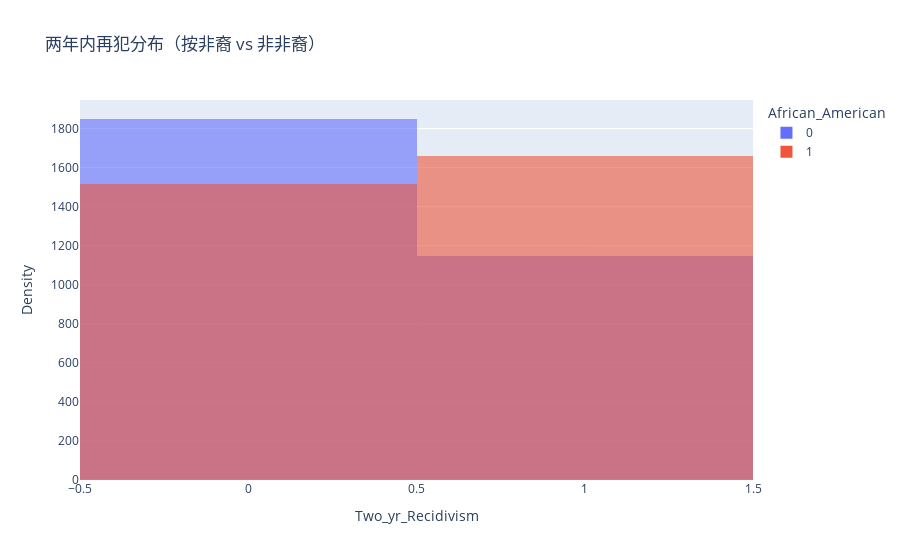
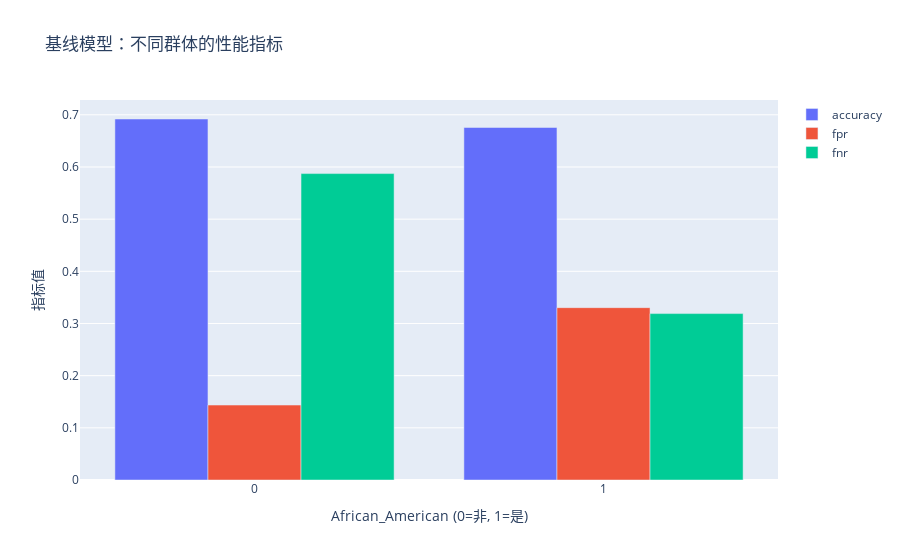
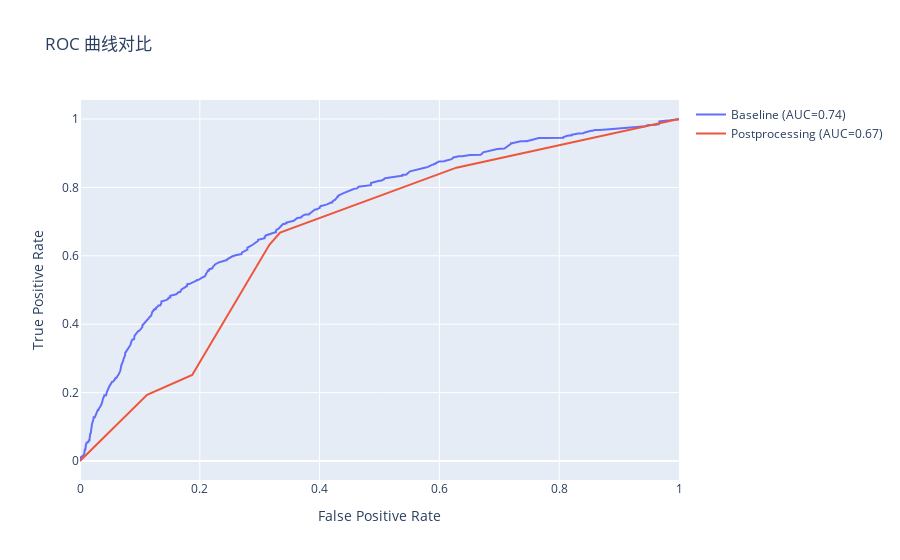
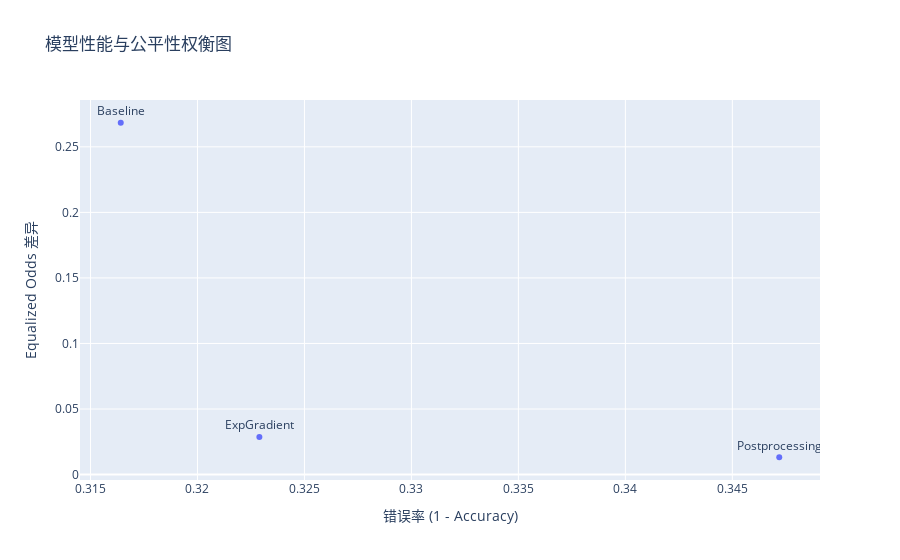

These figures' notebook cell, in order:
### Markdown cell above
## 3. 可视化：Plotly 图表

我们展示几类图：
1. **分布图**：`Two_yr_Recidivism` 在不同群体中的分布
2. **柱状图**：基线模型在不同群体下的准确率、FPR、FNR
3. **ROC 曲线**：比较基线模型和后处理模型
4. **散点图**：模型的性能（错误率）与公平性（Equalized Odds）权衡

在 Jupyter Notebook 中，Plotly 可以用 `fig.show()` 直接在单元格中交互显示。

### Code cell
# ============== (A) 分布图 ==============
fig_dist = px.histogram(
    data, x="Two_yr_Recidivism", color=sensitive_name, barmode="overlay",
    histnorm='density', opacity=0.6,
    title="两年内再犯分布（按非裔 vs 非非裔）"
)
fig_dist.update_layout(xaxis_title="Two_yr_Recidivism", yaxis_title="Density")
fig_dist.show()

# ============== (B) 柱状图：基线模型的分组指标 ==============
group_metrics = metric_frame_baseline.by_group.reset_index()
fig_bar = go.Figure()
for metric in ["accuracy", "fpr", "fnr"]:
    fig_bar.add_trace(go.Bar(
        x=group_metrics[sensitive_name].astype(str),
        y=group_metrics[metric],
        name=metric
    ))
fig_bar.update_layout(
    barmode="group",
    title="基线模型：不同群体的性能指标",
    xaxis_title=f"{sensitive_name} (0=非, 1=是)",
    yaxis_title="指标值"
)
fig_bar.show()

# ============== (C) ROC 曲线：基线 vs 后处理 ==============
fpr_baseline, tpr_baseline, _ = roc_curve(y_test, y_pred_proba_baseline)

# 如果后处理模型有概率
if np.any(y_pred_proba_post):
    fpr_post, tpr_post, _ = roc_curve(y_test, y_pred_proba_post)
else:
    fpr_post, tpr_post = [], []

fig_roc = go.Figure()
fig_roc.add_trace(go.Scatter(
    x=fpr_baseline, y=tpr_baseline, mode='lines',
    name=f"Baseline (AUC={auc_baseline:.2f})"
))
if len(fpr_post) > 0:
    fig_roc.add_trace(go.Scatter(
        x=fpr_post, y=tpr_post, mode='lines',
        name=f"Postprocessing (AUC={auc_post:.2f})"
    ))
fig_roc.update_layout(
    title="ROC 曲线对比",
    xaxis_title="False Positive Rate",
    yaxis_title="True Positive Rate"
)
fig_roc.show()

# ============== (D) 性能-公平性散点图 ==============
fig_scatter = px.scatter(
    results_df, x="Error_Rate", y="Equalized_Odds", text="Model",
    title="模型性能与公平性权衡图",
    labels={"Error_Rate": "错误率 (1 - Accuracy)", "Equalized_Odds": "Equalized Odds 差异"}
)
fig_scatter.update_traces(textposition='top center')
fig_scatter.show()

### Figure 1 — Plotly figure (JSON) as saved in the notebook; plotly's stock layout.template omitted (floating-point values rounded to 4 significant figures; data arrays with more than 128 entries replaced by an {"elided": "..."} marker saying what was removed)
{"data": [{"bingroup": "x", "histnorm": "density", "hovertemplate": "African_American=0<br>Two_yr_Recidivism=%{x}<br>density=%{y}<extra></extra>", "legendgroup": "0", "marker": {"color": "#636efa", "opacity": 0.6, "pattern": {"shape": ""}}, "name": "0", "orientation": "v", "showlegend": true, "type": "histogram", "x": {"elided": "2997 int values"}, "xaxis": "x", "yaxis": "y"}, {"bingroup": "x", "histnorm": "density", "hovertemplate": "African_American=1<br>Two_yr_Recidivism=%{x}<br>density=%{y}<extra></extra>", "legendgroup": "1", "marker": {"color": "#EF553B", "opacity": 0.6, "pattern": {"shape": ""}}, "name": "1", "orientation": "v", "showlegend": true, "type": "histogram", "x": {"elided": "3175 int values"}, "xaxis": "x", "yaxis": "y"}], "layout": {"barmode": "overlay", "legend": {"title": {"text": "African_American"}, "tracegroupgap": 0}, "title": {"text": "两年内再犯分布（按非裔 vs 非非裔）"}, "xaxis": {"anchor": "y", "domain": [0, 1], "title": {"text": "Two_yr_Recidivism"}}, "yaxis": {"anchor": "x", "domain": [0, 1], "title": {"text": "Density"}}}}

### Figure 2 — Plotly figure (JSON) as saved in the notebook; plotly's stock layout.template omitted (floating-point values rounded to 4 significant figures)
{"data": [{"name": "accuracy", "type": "bar", "x": ["0", "1"], "y": [0.692, 0.6757]}, {"name": "fpr", "type": "bar", "x": ["0", "1"], "y": [0.1436, 0.3303]}, {"name": "fnr", "type": "bar", "x": ["0", "1"], "y": [0.5873, 0.319]}], "layout": {"barmode": "group", "title": {"text": "基线模型：不同群体的性能指标"}, "xaxis": {"title": {"text": "African_American (0=非, 1=是)"}}, "yaxis": {"title": {"text": "指标值"}}}}

### Figure 3 — Plotly figure (JSON) as saved in the notebook; plotly's stock layout.template omitted (floating-point values rounded to 4 significant figures; data arrays with more than 128 entries replaced by an {"elided": "..."} marker saying what was removed)
{"data": [{"mode": "lines", "name": "Baseline (AUC=0.74)", "type": "scatter", "x": {"elided": "423 float values"}, "y": {"elided": "423 float values"}}, {"mode": "lines", "name": "Postprocessing (AUC=0.67)", "type": "scatter", "x": [0.0, 0.112, 0.1873, 0.3162, 0.334, 0.6283, 1.0], "y": [0.0, 0.1934, 0.2515, 0.6323, 0.6679, 0.8577, 1.0]}], "layout": {"title": {"text": "ROC 曲线对比"}, "xaxis": {"title": {"text": "False Positive Rate"}}, "yaxis": {"title": {"text": "True Positive Rate"}}}}

### Figure 4 — Plotly figure (JSON) as saved in the notebook; plotly's stock layout.template omitted (floating-point values rounded to 4 significant figures)
{"data": [{"hovertemplate": "错误率 (1 - Accuracy)=%{x}<br>Equalized Odds 差异=%{y}<br>Model=%{text}<extra></extra>", "legendgroup": "", "marker": {"color": "#636efa", "symbol": "circle"}, "mode": "markers+text", "name": "", "orientation": "v", "showlegend": false, "text": ["Baseline", "Postprocessing", "ExpGradient"], "textposition": "top center", "type": "scatter", "x": [0.3164, 0.3472, 0.3229], "xaxis": "x", "y": [0.2684, 0.01321, 0.02866], "yaxis": "y"}], "layout": {"legend": {"tracegroupgap": 0}, "title": {"text": "模型性能与公平性权衡图"}, "xaxis": {"anchor": "y", "domain": [0, 1], "title": {"text": "错误率 (1 - Accuracy)"}}, "yaxis": {"anchor": "x", "domain": [0, 1], "title": {"text": "Equalized Odds 差异"}}}}
